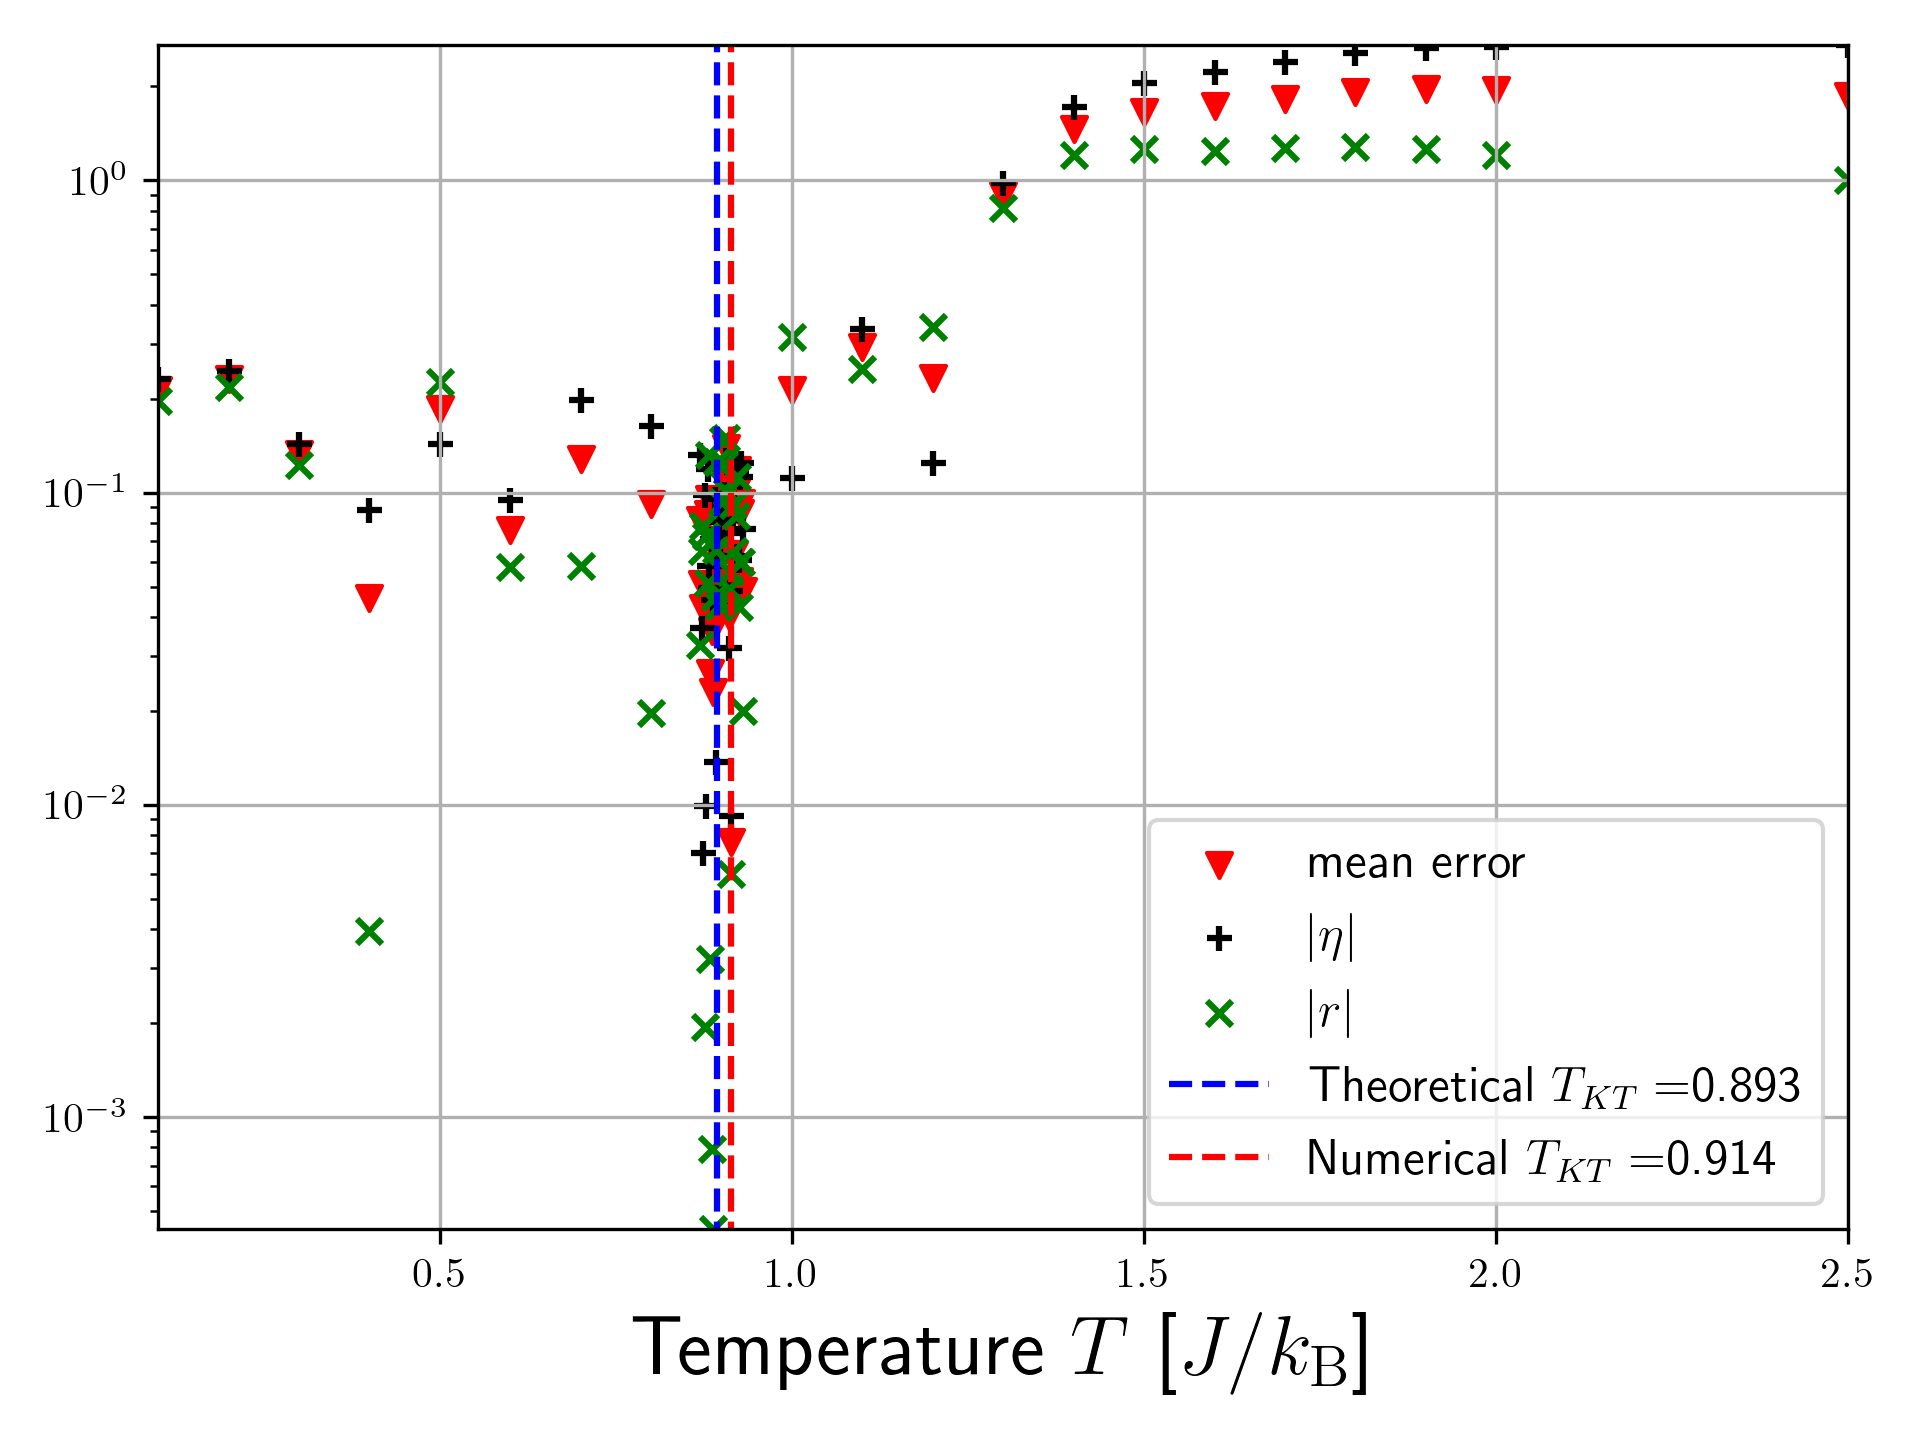

Recreate this plot in Python.
import numpy as np
from   joblib import Parallel, delayed
import multiprocessing
from   multiprocessing import Pool
num_cores = multiprocessing.cpu_count()
from   tqdm import trange
import matplotlib.pyplot as plt
import matplotlib as mpl
mpl.rcParams['text.usetex'] = True
import time
from   scipy.optimize import curve_fit

#start_time = time.time()

def magnetic_susceptibility_scaling_law(x, eta,r,a):
    array = []
    b = 0
    C = 0
    for i in x:
        array.append( a*i**(-eta)*(np.log(i)+C)**(-2*r)+b )
    return array
'''
def magnetic_susceptibility_scaling_law_th(x,a,b):
    array = []
    eta   = 1/4.0
    r = -1/16.0
    for i in x:
        array.append( a*i**(-eta)*(np.log(i))**(-2*r)+b )
    return array
'''
mag_susc               = []
value_critical_temp_cv = []
data_from_data         = []
eta_critical           = []
rfit_critical          = []
temp_ll_critical       = []
pcov_eta_critical      = []
pcov_rfit_critical     = []
L_list_critical        = np.array([2,3,4,5,6,7,8,9,10,11,12,13,14,15,16,17,18,19,20,21,22,23,24,25,26,27,28,29,30,31,32,33,34,35,36,37,38,39,40])
for j in (np.linspace(0,30,31)):
    mag_susc    = []
    for i in L_list_critical:
        array = np.loadtxt('Temperature_KT_transition_data/transition_region/L'+str(i)+'_N31_transition_region.data')
        T     = array[:, 0]
        E     = array[:, 1]
        SpcH  = array[:, 2]
        M     = array[:,3]
        M_sus = array[:,4]
        mag_susc.append(np.array(M_sus[int(j)]))
    xx                 = L_list_critical
    yy                 = mag_susc
    param , param_cov  = curve_fit(magnetic_susceptibility_scaling_law, xx, yy,maxfev = 1000000,p0=[2-0.25,-1/16.0,0])
    pcov_eta_critical  .append(param_cov[0][0])  # error of the fit on eta
    pcov_rfit_critical .append(param_cov[1][1])  # error of the fit on r
    eta_critical       .append(np.abs(param[0])) # value of eta fitted
    rfit_critical      .append(np.abs(param[1])) # value of r fitted
    temp_ll_critical   .append(T[int(j)])        # considered temperature

error_eta_crit        = [np.abs(i-(1/4.0)) for i in eta_critical]
error_r_crit          = [np.abs(i-1/16.0) for i in rfit_critical]
mean_error_crit       = [(error_eta_crit[i]+error_r_crit[i])/2.0 for i in range(len(error_eta_crit))]
temp_ll_critical_crit = temp_ll_critical

##################

mag_susc               = []
value_critical_temp_cv = []
data_from_data         = []
eta_critical           = []
rfit_critical          = []
temp_ll_critical       = []
pcov_eta_critical      = []
pcov_rfit_critical     = []

L_list_critical = np.array([2,3,4,5,6,7,8,9,10,11,12,13,14,15,16])
for j in (np.linspace(0,19,20)):
    mag_susc    = []
    for i in L_list_critical :
        array = np.loadtxt('Temperature_KT_transition_data/global_region/L'+str(i)+'_N20_global_region.data')
        T     = array[:, 0]
        E     = array[:, 1]
        SpcH  = array[:, 2]
        M     = array[:,3]
        M_sus = array[:,4]
        mag_susc.append(np.array(M_sus[int(j)]))
    xx               = L_list_critical
    yy               = mag_susc
    param, param_cov = curve_fit(magnetic_susceptibility_scaling_law, xx, yy,maxfev = 1000000,p0=[2-0.25,-1/16.0,0])
    pcov_eta_critical .append(param_cov[0][0])
    pcov_rfit_critical.append(param_cov[1][1])
    eta_critical      .append(np.abs(param[0]))
    rfit_critical     .append(np.abs(param[1]))
    temp_ll_critical  .append(T[int(j)])

fig, (ax1) = plt.subplots(1)
#fig.set_figheight(8)
#fig.set_figwidth(12)
error_eta  = [np.abs(i-(1/4.0)) for i in eta_critical]
error_r    = [np.abs(i-1/16.0) for i in rfit_critical]
mean_error = [(error_eta[i]+error_r[i])/2.0 for i in range(len(error_eta))]

ax1.scatter(temp_ll_critical ,mean_error  ,color='red',marker='v',label='mean error')
ax1.scatter(temp_ll_critical ,error_eta  ,color='black',marker='+',label='$|\eta|$')
ax1.scatter(temp_ll_critical ,error_r ,color='green',marker='x',label='$|r|$')

ax1.scatter(temp_ll_critical_crit ,mean_error_crit  ,color='red',marker='v')
ax1.scatter(temp_ll_critical_crit ,error_eta_crit  ,color='black',marker='+')
ax1.scatter(temp_ll_critical_crit ,error_r_crit ,color='green',marker='x')


ax1.vlines(0.89295,0,max(max(error_eta),max(error_r)),ls='--',color='blue',label=r'Theoretical $T_{KT}=$%1.3f'%0.89295)
tuple_temp = np.where(np.array(mean_error_crit)==min(np.array(mean_error_crit)))
res = '.'.join(str(ele) for ele in tuple_temp)
res = int(res[1:-1])
ax1.vlines(temp_ll_critical_crit[res]  ,0,max(max(error_eta),max(error_r)),ls='--',color='red',label=r'Numerical $T_{KT}=$%1.3f'%temp_ll_critical_crit[res])

ax1.set_xlim(min(temp_ll_critical),max(temp_ll_critical))
ax1.set_ylim(min( min(error_eta_crit),min(error_r_crit))  ,max(max(error_eta),max(error_r)))

plt.yscale('log')
plt.grid()
plt.legend(loc='lower right', fontsize=12)
plt.xlabel('Temperature $T$ [$J/k_\mathrm{B}$]', fontsize=20)
plt.gcf()
plt.tight_layout()
plt.savefig('Temperature_KT_transition.png',dpi=300)
plt.clf()
